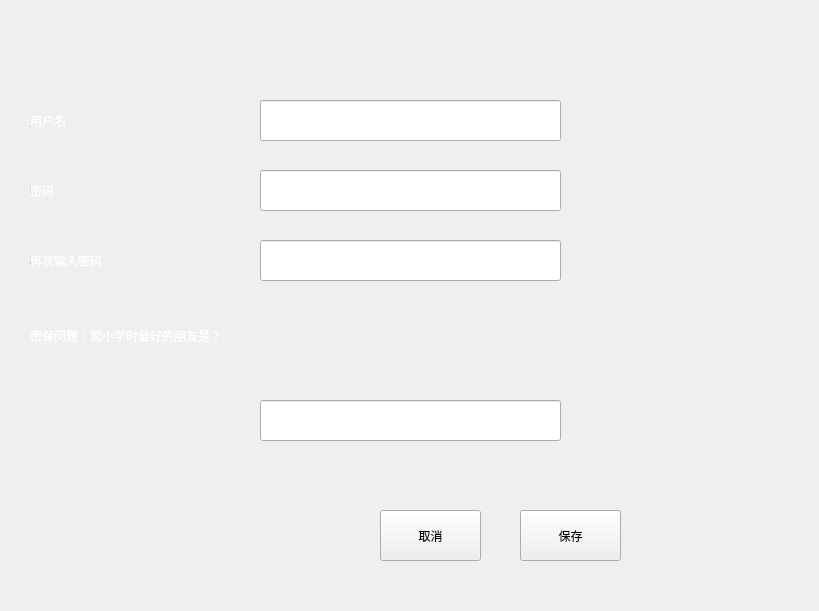
<?xml version="1.0" encoding="UTF-8"?>
<ui version="4.0">
 <class>Form</class>
 <widget class="QWidget" name="Form">
  <property name="geometry">
   <rect>
    <x>0</x>
    <y>0</y>
    <width>819</width>
    <height>611</height>
   </rect>
  </property>
  <property name="windowTitle">
   <string>Form</string>
  </property>
  <property name="styleSheet">
   <string notr="true"/>
  </property>
  <widget class="QPushButton" name="pushButton">
   <property name="geometry">
    <rect>
     <x>380</x>
     <y>510</y>
     <width>101</width>
     <height>51</height>
    </rect>
   </property>
   <property name="text">
    <string>取消</string>
   </property>
  </widget>
  <widget class="QPushButton" name="pushButton_2">
   <property name="geometry">
    <rect>
     <x>520</x>
     <y>510</y>
     <width>101</width>
     <height>51</height>
    </rect>
   </property>
   <property name="text">
    <string>保存</string>
   </property>
  </widget>
  <widget class="QLabel" name="label">
   <property name="geometry">
    <rect>
     <x>30</x>
     <y>90</y>
     <width>181</width>
     <height>61</height>
    </rect>
   </property>
   <property name="styleSheet">
    <string notr="true">color:qlineargradient(spread:pad, x1:0, y1:0, x2:1, y2:0, stop:0 rgba(0, 0, 0, 255), stop:1 rgba(255, 255, 255, 255));</string>
   </property>
   <property name="text">
    <string>用户名</string>
   </property>
  </widget>
  <widget class="QLabel" name="label_2">
   <property name="geometry">
    <rect>
     <x>30</x>
     <y>160</y>
     <width>201</width>
     <height>61</height>
    </rect>
   </property>
   <property name="styleSheet">
    <string notr="true">color:qlineargradient(spread:pad, x1:0, y1:0, x2:1, y2:0, stop:0 rgba(0, 0, 0, 255), stop:1 rgba(255, 255, 255, 255));</string>
   </property>
   <property name="text">
    <string>密码</string>
   </property>
  </widget>
  <widget class="QLabel" name="label_3">
   <property name="geometry">
    <rect>
     <x>30</x>
     <y>220</y>
     <width>201</width>
     <height>81</height>
    </rect>
   </property>
   <property name="styleSheet">
    <string notr="true">color:qlineargradient(spread:pad, x1:0, y1:0, x2:1, y2:0, stop:0 rgba(0, 0, 0, 255), stop:1 rgba(255, 255, 255, 255));</string>
   </property>
   <property name="text">
    <string>再次输入密码</string>
   </property>
  </widget>
  <widget class="QLabel" name="label_4">
   <property name="geometry">
    <rect>
     <x>30</x>
     <y>300</y>
     <width>651</width>
     <height>71</height>
    </rect>
   </property>
   <property name="styleSheet">
    <string notr="true">color:white</string>
   </property>
   <property name="text">
    <string>密保问题：您小学时最好的朋友是？</string>
   </property>
  </widget>
  <widget class="QLineEdit" name="lineEdit">
   <property name="geometry">
    <rect>
     <x>260</x>
     <y>170</y>
     <width>301</width>
     <height>41</height>
    </rect>
   </property>
  </widget>
  <widget class="QLineEdit" name="lineEdit_2">
   <property name="geometry">
    <rect>
     <x>260</x>
     <y>240</y>
     <width>301</width>
     <height>41</height>
    </rect>
   </property>
  </widget>
  <widget class="QLineEdit" name="lineEdit_3">
   <property name="geometry">
    <rect>
     <x>260</x>
     <y>100</y>
     <width>301</width>
     <height>41</height>
    </rect>
   </property>
  </widget>
  <widget class="QLineEdit" name="lineEdit_4">
   <property name="geometry">
    <rect>
     <x>260</x>
     <y>400</y>
     <width>301</width>
     <height>41</height>
    </rect>
   </property>
  </widget>
 </widget>
 <resources/>
 <connections/>
</ui>
